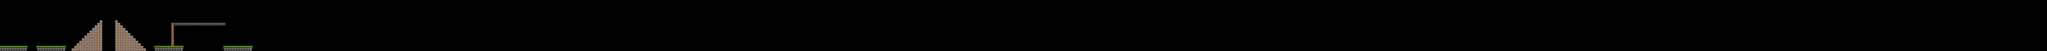

The image is a tile-based game level rendered from a .tmx file. Its description and source (layers, tilesets, objects; grid data summarised) follow:
An orthogonal 800x20 tile map with 34x34 px tiles, 1 tile layer (level-layer).

<map version="1.0" orientation="orthogonal" width="800" height="20" tilewidth="34" tileheight="34">
 <properties>
  <property name="platform" value="78, 131, 132, 137, 139, 140" />
 </properties>
 <tileset firstgid="1" name="blocks" tilewidth="34" tileheight="34">
  <properties>
   <property name="transparentcolor" value="#000000" />
  </properties>
  <image source="../img/blocks.png" width="612" height="340" />
  <tile id="139">
   <properties>
    <property name="platform" value="131, 132, 137, 139, 140" />
   </properties>
  </tile>
 </tileset>
 <layer name="level-layer" width="800" height="20">
  <data>[16000 cells, 279 non-empty, 7 distinct tile ids]</data>
 </layer>
</map>